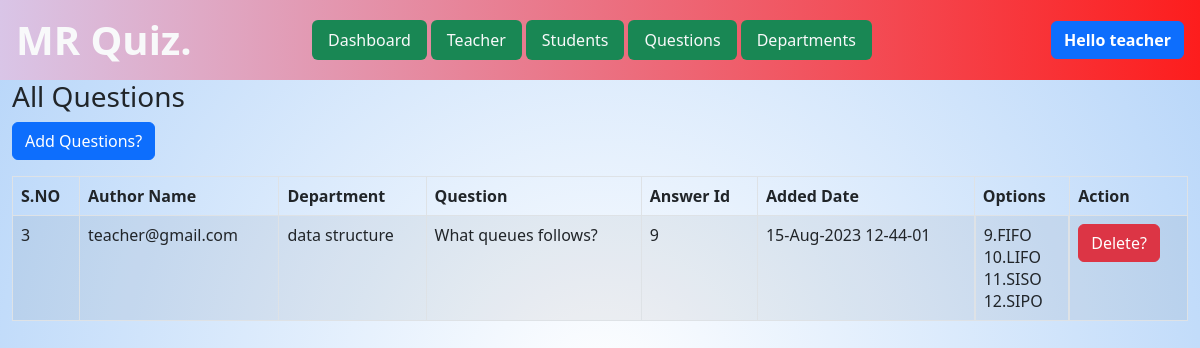
Page /php_files/questions.php (signed in) on the committed database.
### tables this page shows
CREATE TABLE `ques_tbl` (
  `qid` int(250) NOT NULL,
  `question` varchar(250) NOT NULL,
  `ans_id` int(250) NOT NULL,
  `course_name` varchar(255) NOT NULL,
  `author` varchar(20) NOT NULL,
  `department` varchar(30) NOT NULL,
  `date` varchar(20) NOT NULL
);

CREATE TABLE `ans_tbl` (
  `aid` int(11) NOT NULL,
  `optionss` varchar(250) NOT NULL,
  `ans_id` int(250) NOT NULL,
  `course_name` varchar(255) NOT NULL
);

### php_files/questions.php (the view, shortened to what this page needs)
<html lang="en">
<head>
    <link rel="stylesheet" href="../css/bootstrap.min.css">
    <link rel="stylesheet" href="../css/style.css">
</head>
<body>
    <div class="container-fluid p-3" id="header">
        <div class="row">
            <div class="col">
            <div class="col-12 d-flex align-items-center justify-content-evenly">
                <div class="col-3">
                    <a href="#" class="text-decoration-none text-light fw-bold display-6">MR Quiz.</a>
                </div>
                <div class="col-6">
                    <nav class="nav">
                        <a href="index.php" class="nav-link bg-success ms-1 rounded text-light">Dashboard</a>
                        <a href="teachers.php" class="nav-link bg-success ms-1 rounded text-light">Teacher</a>
                        <a href="students.php" class="nav-link bg-success ms-1 rounded text-light">Students</a>
                        <a href="questions.php" class="nav-link bg-success ms-1 rounded text-light">Questions</a>
                        <a href="departments.php" class="nav-link bg-success ms-1 rounded text-light">Departments</a>
                    </nav>
                </div>
                <div class="col-3 d-flex align-items-center" style="justify-content: right;">
                    <?php
                        if(isset($_SESSION['name'])){
                            echo '
                            <div class="login-info">
                                <button class="btn btn-primary useroption">
                                    <span class="fw-bold">Hello '.$_SESSION['name'].'</span>
                                </button>
                            </div>
                            <div class="options bg-success rounded mt-1 mb-1 pt-2 pb-2">
                                <img src="../assets/about.jpg" alt="">
                                <a href="logout.php" class="nav-link bg-danger ms-1 rounded text-light  p-2">Logout</a>
                            </div>
                            ';
                        }else{
                            echo '<button class="btn btn-info"><a href="login-signup.php">Login</a></button>';
                        }
                    ?>
                </div>
            </div>
            </div>
        </div>
    </div>
    <div class="container-fluid">
    <div class="row">
        <div class="col-12">
            <h3>All Questions</h3>
            <a href="../teacher-ques-add.php"><button class="btn btn-primary mb-3">Add Questions?</button></a>
            <table class="table table-bordered table-striped">
                <thead>
                    <tr>
                        <th>S.NO</th>
                        <th>Author Name</th>
                        <th>Department</th>
                        <th>Question</th>
                        <th>Answer Id</th>
                        <th>Added Date</th>
                        <th>Options</th>
                        <th>Action</th>
                    </tr>
                </thead>
                <tbody>
                    <?php
                    $logged_email=$_SESSION['email'];
                    include '../php_files/config.inc.php';
                    $query="SELECT * from ques_tbl where author='$logged_email'";
                    $runquery=mysqli_query($con,$query);
                    if(mysqli_num_rows($runquery)>0){
                                while($question=mysqli_fetch_assoc($runquery)){
                                    $qid=$question['ans_id'];
                                    ?>
                                    <tr>
                                        <td><?php echo $question['qid']; ?></td>
                                        <td><?php echo $question['author']; ?></td>
                                        <td><?php echo $question['course_name']; ?></td>
                                        <td><?php echo $question['question']; ?></td>
                                        <td><?php echo $question['ans_id']; ?></td>
                                        <td><?php echo $question['date']; ?></td>
                                        <td class="d-flex  flex-column">
                                    <?php
                                        $ansquery="SELECT * from ans_tbl where ans_id=$qid";
                                        $runans=mysqli_query($con,$ansquery);
                                        while($answers=mysqli_fetch_assoc($runans)){
                                    ?>
                                    <span>
                                        <?php echo $answers['aid'].".".$answers['optionss']?>
                                    </span>
                                    <?php
                                    }
                                    echo '</td>
                                            <td><a href="delete-question.php?id='.$question['qid'].'"><button class="btn btn-danger">Delete?</button></a></td>
                                        </tr>';
                                }
                        }
                    ?>
                </tbody>
            </table>
        </div>
    </div>
</div>
</body>
</html>

### css/style.css (style rules this page uses)
div#header { background: rgb(217,197,231); background: linear-gradient(90deg, rgba(217,197,231,1) 0%, rgba(253,29,29,1) 100%); }
body { background: radial-gradient(circle, rgba(255,255,255,1) 0%, rgba(182,213,249,1) 100%); }

### rows in the picture
ques_tbl: qid "3", author "teacher@gmail.com", course_name "data structure", question "What queues follows?", ans "9", date "15-Aug-2023 12-44-01"
ans_tbl: aid "9", optionss "FIFO"
ans_tbl: aid "10", optionss "LIFO"
ans_tbl: aid "11", optionss "SISO"
ans_tbl: aid "12", optionss "SIPO"

### other values in the picture
$_SESSION['name'] "teacher"
